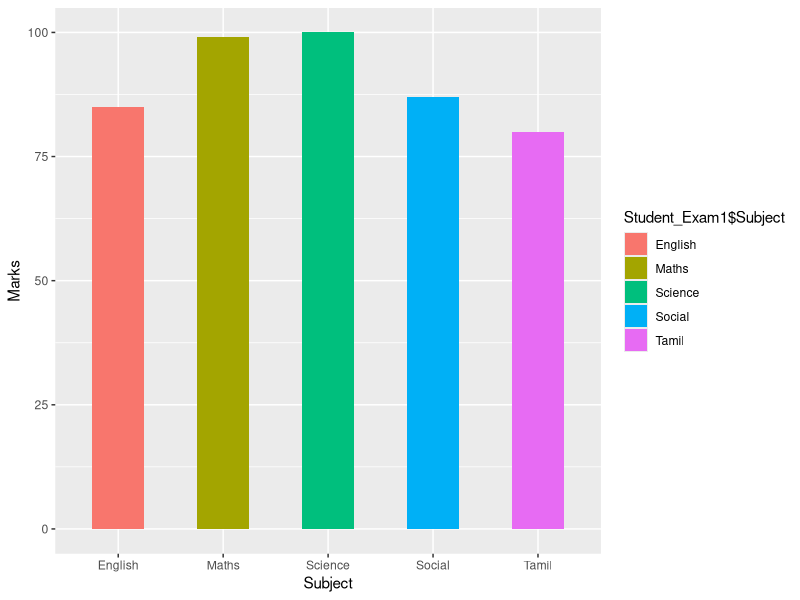
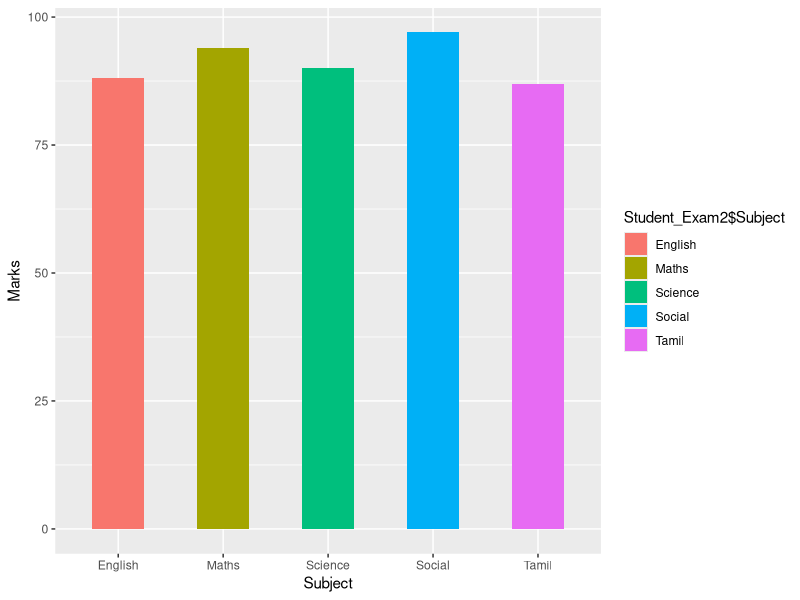
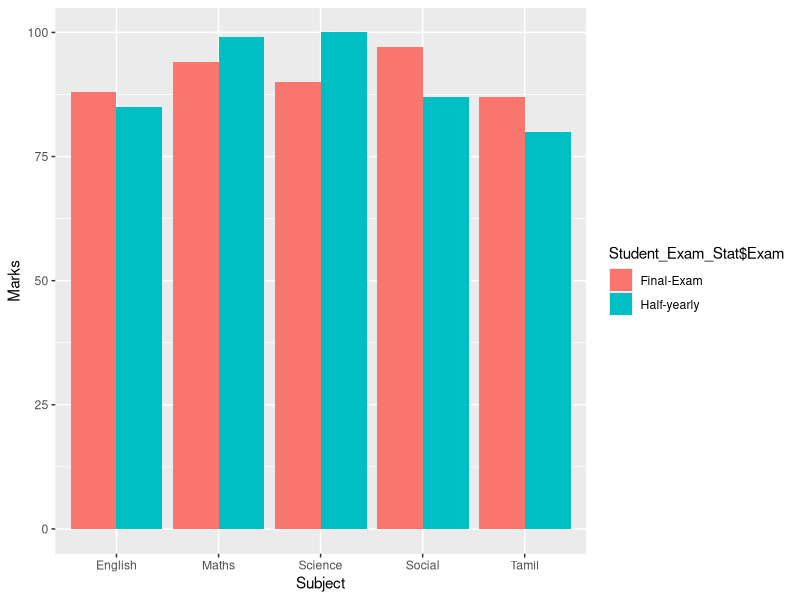

Recreate these plots in R, in order.
# Before run the Code check the below Package installed in R Studio
library(tidyverse)

# This step creates data frame for Half Yearly Result
Student_Exam1	<- data.frame(
  Exam 	  = c("Half-yearly","Half-yearly","Half-yearly","Half-yearly","Half-yearly"),
  Subject = c("Tamil","English","Maths","Science","Social"),
  Marks   = c(80,85,99,100,87))

# This step creates data frame for Final Exam Result
Student_Exam2   <- data.frame(
  Exam    = c("Final-Exam","Final-Exam","Final-Exam","Final-Exam","Final-Exam"),
  Subject = c("Tamil","English","Maths","Science","Social"),
  Marks   = c(87,88,94,90,97))

# This step combines Half yearly and Final Exam Result into single dataset in row wise: 
Student_Exam_Stat <- rbind(Student_Exam1,Student_Exam2)

# This graph shows the Half Yearly result
ggplot(data=Student_Exam1)+geom_bar(mapping = aes(x=Student_Exam1$Subject, y=Student_Exam1$Marks,fill = Student_Exam1$Subject),width = 0.5, stat = "identity") + xlab("Subject") + ylab("Marks")
# This graph shows the Final Exam result
ggplot(data=Student_Exam2)+geom_bar(mapping = aes(x=Student_Exam2$Subject, y=Student_Exam2$Marks,fill = Student_Exam2$Subject),width = 0.5, stat = "identity") + xlab("Subject") + ylab("Marks")

# This graph shows the comparision of Half Yerly Result and Final Exam Results
ggplot(Student_Exam_Stat, aes(x=Student_Exam_Stat$Subject, y=Student_Exam_Stat$Marks, fill= Student_Exam_Stat$Exam))+geom_bar(stat="identity", position = "dodge")+ xlab("Subject") + ylab("Marks")
